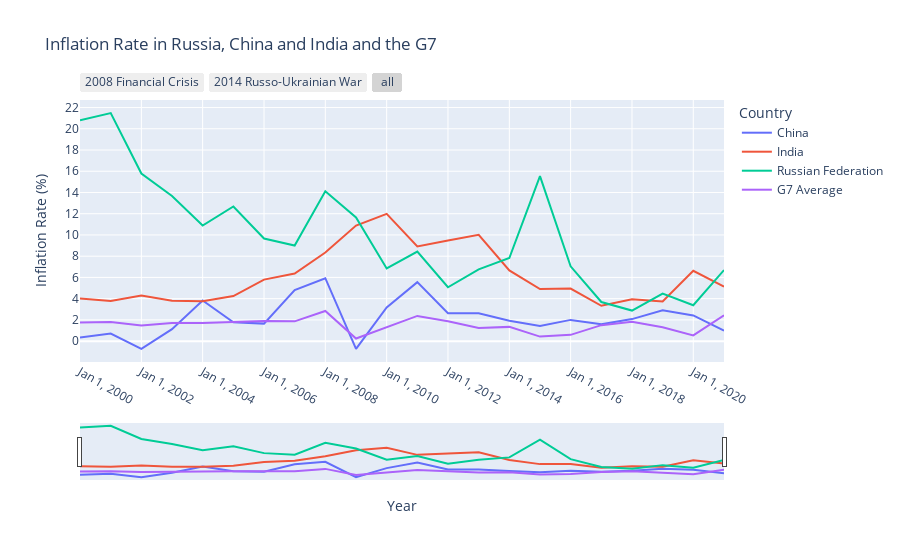

Notebook code for this chart:
### Code cell
# create an interactive line plot with the G7 countries and the average
fig2 = px.line(df2, title='Inflation Rate in Russia, China and India and the G7')

# fix the layout
fig2.update_layout(
    xaxis_title='Year',
    yaxis_title='Inflation Rate (%)',
    legend_title='Country'
)

# style the graph
ez_interact(fig2)

fig2.show()

### Figure 1 — Plotly figure (JSON) as saved in the notebook; plotly's stock layout.template omitted (floating-point values rounded to 4 significant figures)
{"data": [{"hovertemplate": "country=China<br>year=%{x}<br>value=%{y}<extra></extra>", "legendgroup": "China", "line": {"color": "#636efa", "dash": "solid", "width": 2}, "marker": {"symbol": "circle"}, "mode": "lines", "name": "China", "orientation": "v", "showlegend": true, "type": "scatter", "x": ["2000", "2001", "2002", "2003", "2004", "2005", "2006", "2007", "2008", "2009", "2010", "2011", "2012", "2013", "2014", "2015", "2016", "2017", "2018", "2019", "2020", "2021"], "xaxis": "x", "y": [0.3478, 0.7191, -0.732, 1.128, 3.825, 1.776, 1.649, 4.817, 5.925, -0.7282, 3.175, 5.554, 2.62, 2.621, 1.922, 1.437, 2.0, 1.593, 2.075, 2.899, 2.419, 0.981], "yaxis": "y"}, {"hovertemplate": "country=India<br>year=%{x}<br>value=%{y}<extra></extra>", "legendgroup": "India", "line": {"color": "#EF553B", "dash": "solid", "width": 2}, "marker": {"symbol": "circle"}, "mode": "lines", "name": "India", "orientation": "v", "showlegend": true, "type": "scatter", "x": ["2000", "2001", "2002", "2003", "2004", "2005", "2006", "2007", "2008", "2009", "2010", "2011", "2012", "2013", "2014", "2015", "2016", "2017", "2018", "2019", "2020", "2021"], "xaxis": "x", "y": [4.009, 3.779, 4.297, 3.806, 3.767, 4.246, 5.797, 6.373, 8.349, 10.88, 11.99, 8.912, 9.479, 10.02, 6.666, 4.907, 4.948, 3.328, 3.939, 3.73, 6.623, 5.131], "yaxis": "y"}, {"hovertemplate": "country=Russian Federation<br>year=%{x}<br>value=%{y}<extra></extra>", "legendgroup": "Russian Federation", "line": {"color": "#00cc96", "dash": "solid", "width": 2}, "marker": {"symbol": "circle"}, "mode": "lines", "name": "Russian Federation", "orientation": "v", "showlegend": true, "type": "scatter", "x": ["2000", "2001", "2002", "2003", "2004", "2005", "2006", "2007", "2008", "2009", "2010", "2011", "2012", "2013", "2014", "2015", "2016", "2017", "2018", "2019", "2020", "2021"], "xaxis": "x", "y": [20.8, 21.48, 15.79, 13.66, 10.89, 12.69, 9.669, 9.007, 14.11, 11.65, 6.849, 8.44, 5.075, 6.754, 7.823, 15.53, 7.042, 3.683, 2.878, 4.47, 3.382, 6.694], "yaxis": "y"}, {"hovertemplate": "country=G7 Average<br>year=%{x}<br>value=%{y}<extra></extra>", "legendgroup": "G7 Average", "line": {"color": "#ab63fa", "dash": "solid", "width": 2}, "marker": {"symbol": "circle"}, "mode": "lines", "name": "G7 Average", "orientation": "v", "showlegend": true, "type": "scatter", "x": ["2000", "2001", "2002", "2003", "2004", "2005", "2006", "2007", "2008", "2009", "2010", "2011", "2012", "2013", "2014", "2015", "2016", "2017", "2018", "2019", "2020", "2021"], "xaxis": "x", "y": [1.751, 1.792, 1.464, 1.708, 1.704, 1.813, 1.897, 1.865, 2.843, 0.2468, 1.335, 2.374, 1.874, 1.231, 1.342, 0.4283, 0.5932, 1.505, 1.816, 1.305, 0.5372, 2.434], "yaxis": "y"}], "layout": {"legend": {"title": {"text": "Country"}, "tracegroupgap": 0}, "title": {"text": "Inflation Rate in Russia, China and India and the G7"}, "xaxis": {"anchor": "y", "domain": [0, 1], "rangeselector": {"buttons": [{"count": 13, "label": "2008 Financial Crisis", "step": "year", "stepmode": "backward"}, {"count": 7, "label": "2014 Russo-Ukrainian War", "step": "year", "stepmode": "backward"}, {"step": "all"}]}, "rangeslider": {"visible": true}, "tickvals": ["2000", "2002", "2004", "2006", "2008", "2010", "2012", "2014", "2016", "2018", "2020"], "title": {"text": "Year"}, "type": "date"}, "yaxis": {"anchor": "x", "domain": [0, 1], "nticks": 20, "title": {"text": "Inflation Rate (%)"}}}}
